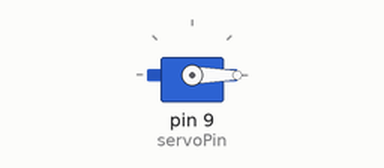
Simulated run of this sketch. Board: Arduino Uno, built with avr-gcc and run on an emulated ATmega328P. On the bench: servo.

Above: at 0.05 s.
At 1.5 s:
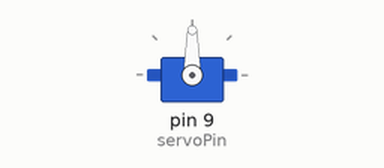
At 3.0 s:
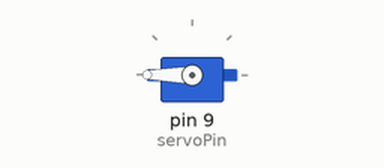
Timing chart, 0 to 6.9 s (numbered marks = the images above):
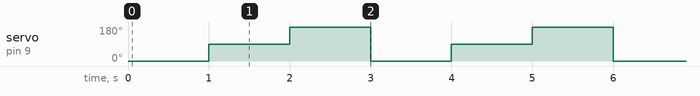

The sketch:

sketch_jun07a.ino
```cpp
//including the servo library
#include <Servo.h>

//declaring the servo signal pin
int servoPin = 9;

//creating a servo object
Servo servo;

void setup(){
  //attaching the servo object to servoPin
  servo.attach(servoPin);
}

void loop(){

  //argument passed is an angle in degrees measure of which the servo will rotate
  servo.write(0);
  delay(1000);
  servo.write(90);
  delay(1000);
  servo.write(180);
  delay(1000);

}
```

Measured:
- by itself, servo on pin 9 (servoPin): repeats every 3.0 s: 180° 1.0 s, 0° 1.0 s, 90° 1.0 s
